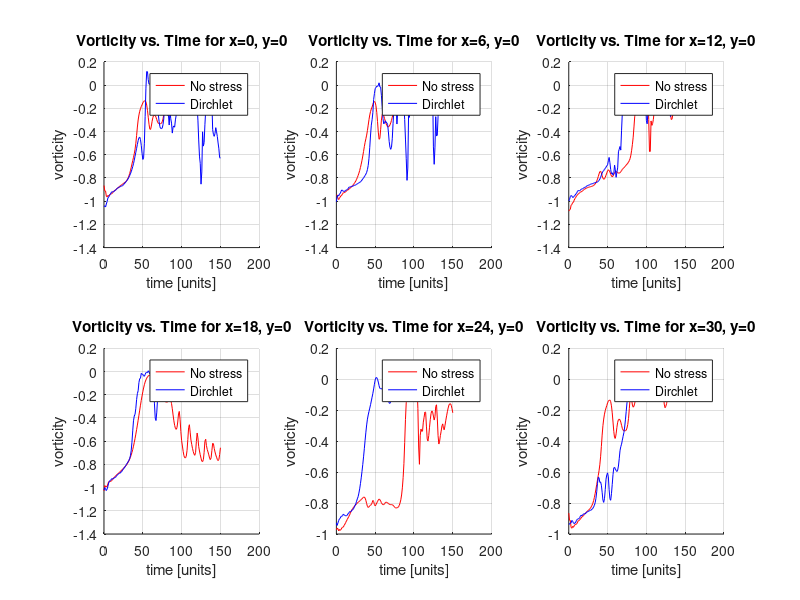
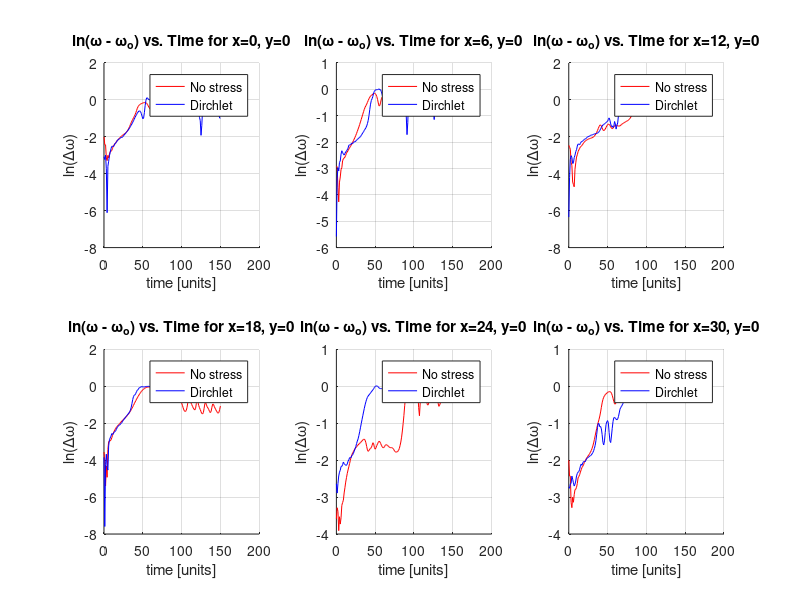

Here is the MATLAB script that generated these plots, in order:
clear all; close all; clc;
pointsx = [0 6 12 18 24 30];
pointsx1 = [0 15 30 45 60 75];
pointsy = [0 0 0 0 0 0];
np = length(pointsx);
data = importdata('khi11.txt');
t = 0:1:150;
grt = 0.09485;
% ux = data(:,2);
% uy = data(:,3);
% uz = data(:,4);
% vort = data(:,5);
for n = 1:6
    for m = 0:150
        ux(n,m+1) = data((n + m*np),2);
        uy(n,m+1) = data((n + m*np),3);
        p(n,m+1) = data((n + m*np),4);
        vort(n,m+1) = data((n + m*np),5);
    end
end

vorto = -sech(0)^2;
delvort = vort - vorto;

omegat = log(delvort);
for n = 1:6
    gr(n,:) = diff(log(delvort(n,:)));
end

data1 = importdata('khi14.txt');
t = 0:1:150;
% ux = data(:,2);
% uy = data(:,3);
% uz = data(:,4);
% vort = data(:,5);
for n = 1:6
    for m = 0:150
        ux1(n,m+1) = data1((n + m*np),2);
        uy1(n,m+1) = data1((n + m*np),3);
        p1(n,m+1) = data1((n + m*np),4);
        vort1(n,m+1) = data1((n + m*np),5);
    end
end

vorto = -sech(0)^2;
delvort1 = vort1 - vorto;

omegat1 = log(delvort1);
for n = 1:6
    grd(n,:) = diff(log(delvort1(n,:)));
end
%% Plot data
% vorticity
figure(1)
subplot(2,3,1)
hold on
plot(t,vort(1,:),'r-');
%plot(t,log(delvort(1,:)),'b');
xlabel('time [units]');
ylabel('vorticity');
title('Vorticity vs. Time for x=0, y=0');
grid on;
plot(t,vort1(1,:),'b-');
legend('No stress','Dirchlet','Location','best');
hold off;

subplot(2,3,2)
hold on
plot(t,vort(2,:),'r-');
%plot(t,log(delvort(2,:)),'b');
xlabel('time [units]');
ylabel('vorticity');
title('Vorticity vs. Time for x=6, y=0');
grid on;
plot(t,vort1(2,:),'b-');
legend('No stress','Dirchlet','Location','best');
hold off;

subplot(2,3,3)
hold on
plot(t,vort(3,:),'r-');
%plot(t,log(delvort(3,:)),'b');
xlabel('time [units]');
ylabel('vorticity');
title('Vorticity vs. Time for x=12, y=0');
grid on;
plot(t,vort1(3,:),'b-');
legend('No stress','Dirchlet','Location','best');
hold off;

subplot(2,3,4)
hold on
plot(t,vort(4,:),'r-');
%plot(t,log(delvort(4,:)),'b');
xlabel('time [units]');
ylabel('vorticity');
title('Vorticity vs. Time for x=18, y=0');
grid on;
plot(t,vort1(4,:),'b-');
legend('No stress','Dirchlet','Location','best');
hold off;

subplot(2,3,5)
hold on
plot(t,vort(5,:),'r-');
%plot(t,log(delvort(5,:)),'b');
xlabel('time [units]');
ylabel('vorticity');
title('Vorticity vs. Time for x=24, y=0');
grid on;
plot(t,vort1(5,:),'b-');
legend('No stress','Dirchlet','Location','best');
hold off;

subplot(2,3,6)
hold on
plot(t,vort(6,:),'r-');
%plot(t,log(delvort(6,:)),'b');
xlabel('time [units]');
ylabel('vorticity');
title('Vorticity vs. Time for x=30, y=0');
grid on;
plot(t,vort1(6,:),'b-');
legend('No stress','Dirchlet','Location','best');
hold off

% ln(deltavort)

figure(2)
subplot(2,3,1)
hold on
plot(t,omegat(1,:),'r-');
%plot(t,log(delvort(1,:)),'b');
xlabel('time [units]');
ylabel('ln(\Delta\omega)');
title('ln(\omega - \omega_o) vs. Time for x=0, y=0');
grid on;
plot(t,omegat1(1,:),'b-');
legend('No stress','Dirchlet','Location','best');
hold off;

subplot(2,3,2)
hold on
plot(t,omegat(2,:),'r-');
%plot(t,log(delvort(2,:)),'b');
xlabel('time [units]');
ylabel('ln(\Delta\omega)');
title('ln(\omega - \omega_o) vs. Time for x=6, y=0');
grid on;
plot(t,omegat1(2,:),'b-');
legend('No stress','Dirchlet','Location','best');
hold off;

subplot(2,3,3)
hold on
plot(t,omegat(3,:),'r-');
%plot(t,log(delvort(3,:)),'b');
xlabel('time [units]');
ylabel('ln(\Delta\omega)');
title('ln(\omega - \omega_o) vs. Time for x=12, y=0');
grid on;
plot(t,omegat1(3,:),'b-');
legend('No stress','Dirchlet','Location','best');
hold off;

subplot(2,3,4)
hold on
plot(t,omegat(4,:),'r-');
%plot(t,log(delvort(4,:)),'b');
xlabel('time [units]');
ylabel('ln(\Delta\omega)');
title('ln(\omega - \omega_o) vs. Time for x=18, y=0');
grid on;
plot(t,omegat1(4,:),'b-');
legend('No stress','Dirchlet','Location','best');
hold off;

subplot(2,3,5)
hold on
plot(t,omegat(5,:),'r-');
%plot(t,log(delvort(5,:)),'b');
xlabel('time [units]');
ylabel('ln(\Delta\omega)');
title('ln(\omega - \omega_o) vs. Time for x=24, y=0');
grid on;
plot(t,omegat1(5,:),'b-');
legend('No stress','Dirchlet','Location','best');
hold off;

subplot(2,3,6)
hold on
plot(t,omegat(6,:),'r-');
%plot(t,log(delvort(6,:)),'b');
xlabel('time [units]');
ylabel('ln(\Delta\omega)');
title('ln(\omega - \omega_o) vs. Time for x=30, y=0');
grid on;
plot(t,omegat1(6,:),'b-');
legend('No stress','Dirchlet','Location','best');
hold off

%% Determine growth rates
gr1 = gr(1,41:46);
gr2 = gr(2,34:45);
gr3 = gr(3,82:88);
gr4 = gr(4,40:53);
gr5 = gr(5,87:91);
gr6 = gr(6,40:46);

gr1 = mean(gr1);
gr2 = mean(gr2);
gr3 = mean(gr3);
gr4 = mean(gr4);
gr5 = mean(gr5);
gr6 = mean(gr6);

grate = (gr1 + gr2 + gr3 + gr4 + gr5 + gr6)/6;
grateerr = abs((grate-grt)/grt)*100;

grd1 = grd(1,18:43);
grd2 = grd(2,41:46);
grd3 = grd(3,19:38);
grd4 = grd(4,19:35);
grd5 = grd(5,27:40);
grd6 = grd(6,32:37);

grd1 = mean(grd1);
grd2 = mean(grd2);
grd3 = mean(grd3);
grd4 = mean(grd4);
grd5 = mean(grd5);
grd6 = mean(grd6);

grated = (grd1 + grd2 + grd3 + grd4 + grd5 + grd6)/6;
gratederr = abs((grated-grt)/grt)*100;
